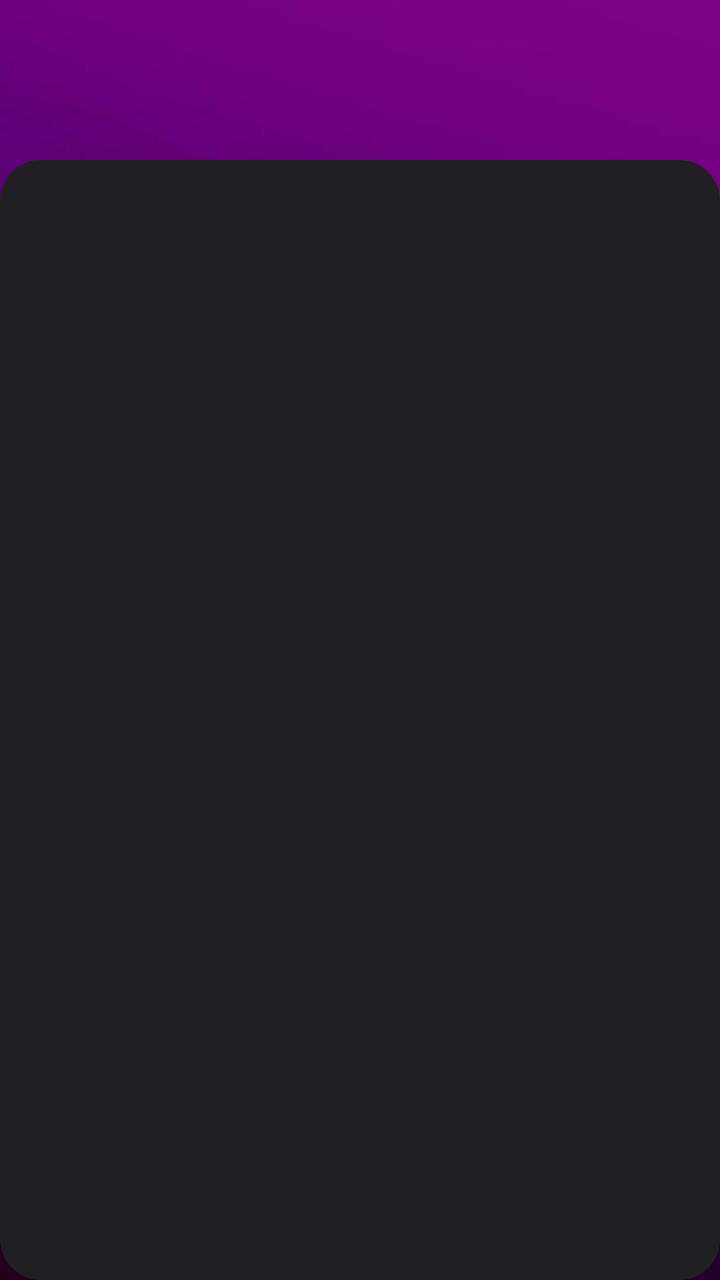
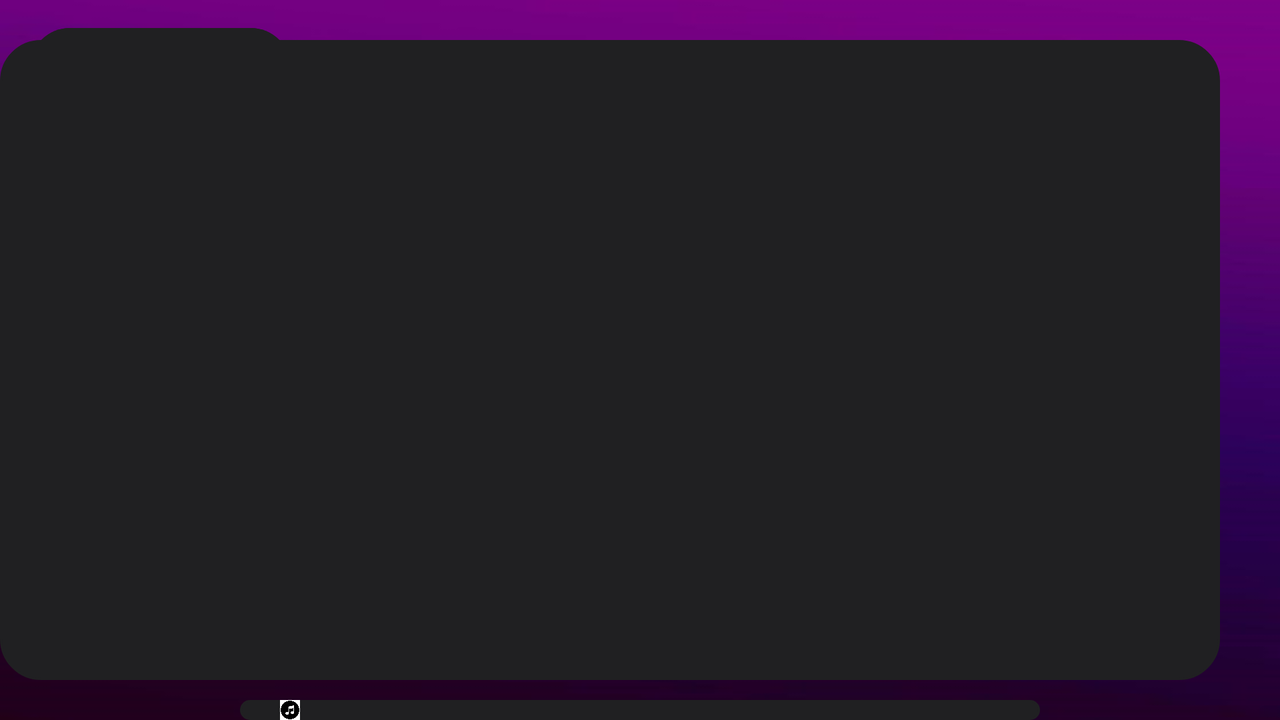

One screen, two layout resources from the same app: the default and the repository's alternative for another configuration. Each is rendered where Android would select it; the XML of both is given below.
<!-- AndroidManifest.xml: application theme Theme.Sapounas22Exp -->
<!-- res/layout/activity_library_of_songs.xml -->
<?xml version="1.0" encoding="utf-8"?>
<RelativeLayout xmlns:android="http://schemas.android.com/apk/res/android"
    xmlns:app="http://schemas.android.com/apk/res-auto"
    xmlns:tools="http://schemas.android.com/tools"
    android:id="@+id/biglibrary"
    android:layout_width="match_parent"
    android:layout_height="match_parent"
    tools:context=".LibraryOfSongs"
    android:background="@drawable/bcklibrary"
    >


    <LinearLayout
        android:layout_width="440dp"
        android:layout_height="740dp"
        android:layout_centerHorizontal="true"
        android:layout_marginTop="80dp"
        android:background="@drawable/rounded"
        android:backgroundTint="@color/blackgrey"
        >
        <ScrollView
            android:layout_width="match_parent"
            android:layout_height="match_parent"
            >
            <LinearLayout
                android:layout_width="match_parent"
                android:layout_height="match_parent"
                android:id="@+id/Library2"
                android:orientation="vertical"
                ></LinearLayout>

        </ScrollView>
    </LinearLayout>
</RelativeLayout>
<!-- resources referenced by this layout -->
<resources>
  <color name="blackgrey">#202022</color>
  <!-- drawable bcklibrary: jpg bitmap (drawable, 14283 bytes) -->
  <!-- drawable rounded (drawable) -->
  <?xml version="1.0" encoding="utf-8"?>
  <shape xmlns:android="http://schemas.android.com/apk/res/android"
      android:shape="rectangle">
  
      <corners
          android:radius="20dp" />
      <stroke android:width="0.9dp"
          android:color="@color/darkishpurple" />
      
  
      <size
          android:height="40dp"
          android:width="40dp" />
  
  </shape>
  <style name="Theme.Sapounas22Exp" parent="Base.Theme.Sapounas22Exp" />
  <color name="darkishpurple">#57516A</color>
  <style name="Base.Theme.Sapounas22Exp" parent="Theme.Material3.DayNight.NoActionBar">
          
          
      </style>
</resources>
<!-- res/layout-land/activity_library_of_songs.xml (the repository's variant of the layout above) -->
<!-- drawn on the phone turned sideways -->
<?xml version="1.0" encoding="utf-8"?>
<RelativeLayout xmlns:android="http://schemas.android.com/apk/res/android"
    xmlns:app="http://schemas.android.com/apk/res-auto"
    xmlns:tools="http://schemas.android.com/tools"
    android:id="@+id/biglibrary"
    android:layout_width="match_parent"
    android:layout_height="match_parent"
    tools:context=".LibraryOfSongs"
    android:background="@drawable/bcklibrary"
    >
    <Button
        android:id="@+id/history"
        android:layout_width="wrap_content"
        android:layout_height="wrap_content"
        android:backgroundTint="@color/blackgrey"
        android:textColor="@color/white"
        android:text="Show history"
        android:layout_marginLeft="15dp"
        android:layout_marginTop="10dp"
        />

    <Button
        android:id="@+id/getK"
        android:layout_width="140dp"
        android:layout_height="wrap_content"
        android:layout_above="@+id/getF"
        android:layout_marginLeft="10dp"
        android:layout_marginBottom="50dp"
        android:backgroundTint="@color/blackgrey"
        android:text="Kanye Songs"
        android:textColor="@color/white" />

    <Button
        android:layout_width="140dp"
        android:layout_height="wrap_content"
        android:text="Features"
        android:layout_centerVertical="true"
        android:layout_marginLeft="10dp"
        android:backgroundTint="@color/blackgrey"
        android:textColor="@color/white"
        android:id="@+id/getF"
        />

    <Button
        android:id="@+id/get5"
        android:layout_width="140dp"
        android:layout_height="wrap_content"
        android:layout_below="@+id/getF"
        android:layout_marginLeft="10dp"
        android:layout_marginTop="50dp"
        android:backgroundTint="@color/blackgrey"
        android:text="First 5 Songs"
        android:textColor="@color/white" />

    <LinearLayout
        android:layout_width="680dp"
        android:layout_height="320dp"
        android:layout_alignParentEnd="true"
        android:layout_marginTop="20dp"
        android:layout_marginEnd="30dp"
        android:background="@drawable/rounded"
        android:backgroundTint="@color/blackgrey">

        <ScrollView
            android:layout_width="match_parent"
            android:layout_height="match_parent">

            <LinearLayout
                android:id="@+id/Library2"
                android:layout_width="match_parent"
                android:layout_height="match_parent"
                android:orientation="vertical" />

        </ScrollView>
    </LinearLayout>
    <RelativeLayout
        android:layout_width="400dp"
        android:layout_height="50dp"
        android:layout_centerHorizontal="true"
        android:layout_marginTop="350dp"
        android:background="@drawable/rounded"
        android:backgroundTint="@color/blackgrey"
        >

        <ImageView
            android:layout_width="50dp"
            android:layout_height="80dp"
            app:srcCompat="@mipmap/musicphoto"/>
        <TextView
            android:id="@+id/Songnamelibrary"
            android:layout_width="wrap_content"
            android:layout_height="wrap_content"
            android:text=""
            android:textColor="@color/white"
            android:layout_marginLeft="100dp"
            android:layout_marginTop="3dp"
            />

        <TextView
            android:id="@+id/SongArtlibrary"
            android:layout_width="wrap_content"
            android:layout_height="wrap_content"
            android:text=""
            android:textColor="@color/white"
            android:layout_marginLeft="100dp"
            android:layout_marginTop="23dp"
            />

        <ImageButton
            android:id="@+id/PLayPausebLibrary"
            android:layout_width="wrap_content"
            android:layout_height="wrap_content"
            app:srcCompat="@android:drawable/ic_media_play"
            android:background="@null"
            android:layout_marginLeft="350dp"
            android:layout_marginTop="10dp"
            />

    </RelativeLayout>
</RelativeLayout>
<!-- resources referenced by the variant -->
<!-- as the phone turned sideways resolves them -->
<resources>
  <color name="blackgrey">#202022</color>
  <color name="white">#FFFFFFFF</color>
  <!-- drawable bcklibrary: jpg bitmap (drawable, 14283 bytes) -->
  <!-- drawable rounded (drawable) -->
  <?xml version="1.0" encoding="utf-8"?>
  <shape xmlns:android="http://schemas.android.com/apk/res/android"
      android:shape="rectangle">
  
      <corners
          android:radius="20dp" />
      <stroke android:width="0.9dp"
          android:color="@color/darkishpurple" />
      
  
      <size
          android:height="40dp"
          android:width="40dp" />
  
  </shape>
  <!-- mipmap musicphoto: webp bitmap (mipmap-hdpi, 2128 bytes) -->
  <style name="Theme.Sapounas22Exp" parent="Base.Theme.Sapounas22Exp" />
  <color name="darkishpurple">#57516A</color>
  <style name="Base.Theme.Sapounas22Exp" parent="Theme.Material3.DayNight.NoActionBar">
          
          
      </style>
</resources>
